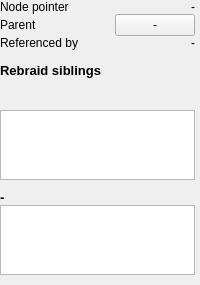
            <widget class="QFrame" name="common_group_" native="true">
             <layout class="QVBoxLayout" name="common_group_layout_">
              <property name="leftMargin">
               <number>0</number>
              </property>
              <property name="topMargin">
               <number>0</number>
              </property>
              <property name="rightMargin">
               <number>5</number>
              </property>
              <property name="bottomMargin">
               <number>0</number>
              </property>
              <property name="spacing">
               <number>0</number>
              </property>
              <item>
               <widget class="QFrame" name="node_pointer_group_" native="true">
                <layout class="QHBoxLayout">
                 <property name="leftMargin">
                  <number>0</number>
                 </property>
                 <property name="topMargin">
                  <number>0</number>
                 </property>
                 <property name="rightMargin">
                  <number>0</number>
                 </property>
                 <property name="bottomMargin">
                  <number>0</number>
                 </property>
                 <item>
                  <widget class="ScaledLabel" name="label_node_ptr_">
                   <property name="sizePolicy">
                    <sizepolicy hsizetype="Minimum" vsizetype="Fixed">
                     <horstretch>0</horstretch>
                     <verstretch>0</verstretch>
                    </sizepolicy>
                   </property>
                   <property name="text">
                    <string>Node pointer</string>
                   </property>
                  </widget>
                 </item>
                 <item>
                  <spacer>
                   <property name="orientation">
                    <enum>Qt::Horizontal</enum>
                   </property>
                   <property name="sizeType">
                    <enum>QSizePolicy::Expanding</enum>
                   </property>
                   <property name="sizeHint" stdset="0">
                    <size>
                     <width>20</width>
                     <height>10</height>
                    </size>
                   </property>
                  </spacer>
                 </item>
                 <item>
                  <widget class="ScaledLabel" name="content_node_ptr_">
                   <property name="sizePolicy">
                    <sizepolicy hsizetype="Minimum" vsizetype="Fixed">
                     <horstretch>0</horstretch>
                     <verstretch>0</verstretch>
                    </sizepolicy>
                   </property>
                   <property name="text">
                    <string>-</string>
                   </property>
                   <property name="alignment">
                    <set>Qt::AlignRight</set>
                   </property>
                  </widget>
                 </item>
                </layout>
               </widget>
              </item>
              <item>
               <layout class="QHBoxLayout" name="common_group_layout_1_" stretch="100,1" >
                <property name="leftMargin">
                 <number>0</number>
                </property>
                <property name="topMargin">
                 <number>0</number>
                </property>
                <property name="rightMargin">
                 <number>0</number>
                </property>
                <property name="bottomMargin">
                 <number>0</number>
                </property>
                <item>
                 <widget class="ScaledLabel" name="label_parent_">
                  <property name="sizePolicy">
                   <sizepolicy hsizetype="Minimum" vsizetype="Fixed">
                    <horstretch>0</horstretch>
                    <verstretch>0</verstretch>
                   </sizepolicy>
                  </property>
                  <property name="text">
                   <string>Parent</string>
                  </property>
                 </widget>
                </item>
                <item>
                 <spacer>
                  <property name="orientation">
                   <enum>Qt::Horizontal</enum>
                  </property>
                  <property name="sizeType">
                   <enum>QSizePolicy::Expanding</enum>
                  </property>
                  <property name="sizeHint" stdset="0">
                   <size>
                    <width>20</width>
                    <height>10</height>
                   </size>
                  </property>
                 </spacer>
                </item>
                <item>
                 <widget class="ScaledPushButton" name="content_parent_">
                  <property name="sizePolicy">
                   <sizepolicy hsizetype="Minimum" vsizetype="Fixed">
                    <horstretch>0</horstretch>
                    <verstretch>0</verstretch>
                   </sizepolicy>
                  </property>
                  <property name="text">
                   <string>-</string>
                  </property>
                  <property name="toolTip">
                   <string>Select the parent node.</string>
                  </property>
                 </widget>
                </item>
               </layout>
              </item>
              <item>
               <widget class="QFrame" name="packed_ref_group_" native="true">
                <layout class="QHBoxLayout">
                 <property name="leftMargin">
                  <number>0</number>
                 </property>
                 <property name="topMargin">
                  <number>0</number>
                 </property>
                 <property name="rightMargin">
                  <number>0</number>
                 </property>
                 <property name="bottomMargin">
                  <number>0</number>
                 </property>
                 <item>
                  <widget class="ScaledLabel" name="label_packed_ref_count_">
                   <property name="sizePolicy">
                    <sizepolicy hsizetype="Minimum" vsizetype="Fixed">
                     <horstretch>0</horstretch>
                     <verstretch>0</verstretch>
                    </sizepolicy>
                   </property>
                   <property name="text">
                    <string>Referenced by</string>
                   </property>
                   <property name="toolTip">
                    <string>RTIP3.1 node packing: the number of parent box slots that share this child node. Each slot has its own bounding box but they descend into one shared subtree.</string>
                   </property>
                  </widget>
                 </item>
                 <item>
                  <spacer>
                   <property name="orientation">
                    <enum>Qt::Horizontal</enum>
                   </property>
                   <property name="sizeType">
                    <enum>QSizePolicy::Expanding</enum>
                   </property>
                   <property name="sizeHint" stdset="0">
                    <size>
                     <width>20</width>
                     <height>10</height>
                    </size>
                   </property>
                  </spacer>
                 </item>
                 <item>
                  <widget class="ScaledLabel" name="content_packed_ref_count_">
                   <property name="sizePolicy">
                    <sizepolicy hsizetype="Minimum" vsizetype="Fixed">
                     <horstretch>0</horstretch>
                     <verstretch>0</verstretch>
                    </sizepolicy>
                   </property>
                   <property name="text">
                    <string>-</string>
                   </property>
                   <property name="alignment">
                    <set>Qt::AlignRight</set>
                   </property>
                  </widget>
                 </item>
                </layout>
               </widget>
              </item>
              <item>
               <spacer name="vertical_spacer_surface_area_">
                <property name="orientation">
                 <enum>Qt::Vertical</enum>
                </property>
                <property name="sizeType">
                 <enum>QSizePolicy::Fixed</enum>
                </property>
                <property name="sizeHint" stdset="0">
                 <size>
                  <width>20</width>
                  <height>10</height>
                 </size>
                </property>
               </spacer>
              </item>
              <item>
               <widget class="QFrame" name="rebraid_group_" native="true">
                <layout class="QVBoxLayout" name="instance_group_layout_1_">
                 <property name="leftMargin">
                  <number>0</number>
                 </property>
                 <property name="topMargin">
                  <number>0</number>
                 </property>
                 <property name="rightMargin">
                  <number>5</number>
                 </property>
                 <property name="bottomMargin">
                  <number>0</number>
                 </property>
                 <property name="spacing">
                  <number>0</number>
                 </property>
                 <item>
                  <layout class="QHBoxLayout">
                   <property name="spacing">
                    <number>0</number>
                   </property>
                   <property name="leftMargin">
                    <number>0</number>
                   </property>
                   <property name="topMargin">
                    <number>0</number>
                   </property>
                   <property name="rightMargin">
                    <number>0</number>
                   </property>
                   <property name="bottomMargin">
                    <number>0</number>
                   </property>
                   <item>
                    <widget class="ScaledLabel" name="label_rebaid_siblings_">
                     <property name="sizePolicy">
                      <sizepolicy hsizetype="Minimum" vsizetype="Fixed">
                       <horstretch>0</horstretch>
                       <verstretch>0</verstretch>
                      </sizepolicy>
                     </property>
                     <property name="text">
                      <string>Rebraid siblings</string>
                     </property>
                     <property name="toolTip">
                      <string>
                       Rebraiding is a TLAS build strategy used by the driver. When the build algorithm determines that the
                       combination of an instance transform with a particular BLAS will yield a small SAH number it may decide to
                       rebraid that instance to reduce the amount of empty bounding box volume. A rebraided instance will be split
                       into the number of immediate child nodes of the BLAS root node. The instances that are split will retain
                       all the data used by the original instance, however, the extents of each instance will now use the extent
                       of the BLAS node it corresponds to. Rebraiding is an optimization done automatically by the driver, so the
                       application developer has no direct control over it.
                      </string>
                     </property>
                     <property name="font">
                      <font>
                       <pointsize>10</pointsize>
                       <weight>75</weight>
                       <bold>true</bold>
                      </font>
                     </property>
                    </widget>
                   </item>
                   <item>
                    <spacer>
                     <property name="orientation">
                      <enum>Qt::Horizontal</enum>
                     </property>
                     <property name="sizeType">
                      <enum>QSizePolicy::Expanding</enum>
                     </property>
                     <property name="sizeHint" stdset="0">
                      <size>
                       <width>5</width>
                       <height>10</height>
                      </size>
                     </property>
                    </spacer>
                   </item>
                   <item>
                    <widget class="ScaledPushButton" name="rebraid_info_">
                     <property name="sizePolicy">
                      <sizepolicy hsizetype="Minimum" vsizetype="Fixed">
                       <horstretch>0</horstretch>
                       <verstretch>0</verstretch>
                      </sizepolicy>
                     </property>
                     <property name="text">
                      <string></string>
                     </property>
                     <property name="toolTip">
                      <string>Open the documentation about rebraiding.</string>
                     </property>
                     <property name="icon">
                      <iconset resource="../../resources.qrc">
                       <normaloff>:/Resources/assets/third_party/ionicons/information-circle-outline.svg</normaloff>
                      </iconset>
                     </property>
                     <property name="iconSize">
                      <size>
                       <width>25</width>
                       <height>25</height>
                      </size>
                     </property>
                     <property name="flat">
                      <bool>true</bool>
                     </property>
                    </widget>
                   </item>
                  </layout>
                 </item>
                 <item>
                  <widget class="QWidget" name="rebraid_siblings">
                   <property name="sizePolicy">
                    <sizepolicy hsizetype="Expanding" vsizetype="Fixed">
                     <horstretch>0</horstretch>
                     <verstretch>0</verstretch>
                    </sizepolicy>
                   </property>
                   <layout class="QGridLayout" name="rebraid_siblings_list_">
                    <property name="spacing">
                     <number>0</number>
                    </property>
                    <property name="sizeConstraint">
                     <enum>QLayout::SetMinAndMaxSize</enum>
                    </property>
                   </layout>
                  </widget>
                 </item>
                 <item>
                  <spacer>
                   <property name="orientation">
                    <enum>Qt::Vertical</enum>
                   </property>
                   <property name="sizeType">
                    <enum>QSizePolicy::Fixed</enum>
                   </property>
                   <property name="sizeHint" stdset="0">
                    <size>
                     <width>20</width>
                     <height>10</height>
                    </size>
                   </property>
                  </spacer>
                 </item>
                </layout>
               </widget>
              </item>
              <item>
               <widget class="ScaledTableView" name="extents_table_">
                <property name="sizePolicy">
                 <sizepolicy hsizetype="Minimum" vsizetype="Minimum">
                  <horstretch>0</horstretch>
                  <verstretch>0</verstretch>
                 </sizepolicy>
                </property>
                <property name="minimumSize">
                 <size>
                  <width>150</width>
                  <height>0</height>
                 </size>
                </property>
                <property name="verticalScrollBarPolicy">
                 <enum>Qt::ScrollBarAlwaysOff</enum>
                </property>
                <property name="horizontalScrollBarPolicy">
                 <enum>Qt::ScrollBarAlwaysOff</enum>
                </property>
                <property name="sizeAdjustPolicy">
                 <enum>QAbstractScrollArea::AdjustToContents</enum>
                </property>
                <property name="wordWrap">
                 <bool>false</bool>
                </property>
               </widget>
              </item>
              <item>
               <spacer name="vertical_spacer_extents_">
                <property name="orientation">
                 <enum>Qt::Vertical</enum>
                </property>
                <property name="sizeType">
                 <enum>QSizePolicy::Fixed</enum>
                </property>
                <property name="sizeHint" stdset="0">
                 <size>
                  <width>20</width>
                  <height>10</height>
                 </size>
                </property>
               </spacer>
              </item>
              <item>
               <widget class="ScaledLabel" name="label_bottom_table_">
                <property name="sizePolicy">
                 <sizepolicy hsizetype="Minimum" vsizetype="Fixed">
                  <horstretch>0</horstretch>
                  <verstretch>0</verstretch>
                 </sizepolicy>
                </property>
                <property name="text">
                 <string>-</string>
                </property>
                <property name="font">
                 <font>
                  <pointsize>10</pointsize>
                  <weight>75</weight>
                  <bold>true</bold>
                 </font>
                </property>
               </widget>
              </item>
              <item>
               <widget class="ScaledTableView" name="bottom_table_">
                <property name="sizePolicy">
                 <sizepolicy hsizetype="Minimum" vsizetype="Minimum">
                  <horstretch>0</horstretch>
                  <verstretch>0</verstretch>
                 </sizepolicy>
                </property>
                <property name="minimumSize">
                 <size>
                  <width>150</width>
                  <height>0</height>
                 </size>
                </property>
                <property name="verticalScrollBarPolicy">
                 <enum>Qt::ScrollBarAlwaysOff</enum>
                </property>
                <property name="horizontalScrollBarPolicy">
                 <enum>Qt::ScrollBarAlwaysOff</enum>
                </property>
                <property name="sizeAdjustPolicy">
                 <enum>QAbstractScrollArea::AdjustToContents</enum>
                </property>
                <property name="wordWrap">
                 <bool>false</bool>
                </property>
               </widget>
              </item>
              <item>
               <spacer name="vertical_spacer_rotation_">
                <property name="orientation">
                 <enum>Qt::Vertical</enum>
                </property>
                <property name="sizeType">
                 <enum>QSizePolicy::Fixed</enum>
                </property>
                <property name="sizeHint" stdset="0">
                 <size>
                  <width>20</width>
                  <height>10</height>
                 </size>
                </property>
               </spacer>
              </item>
             </layout>
            </widget>
